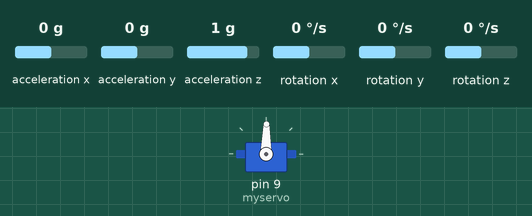
This sketch was run on a simulated Arduino Uno, built with avr-gcc and run on an emulated ATmega328P. On the bench: servo. The test bench sets the inputs (shaded band); at power-on: acceleration y 0 g, acceleration x 0 g, acceleration z 1 g, rotation x 0 °/s, rotation y 0 °/s, rotation z 0 °/s.

Above: at 1.2 s.
1.3 s: acceleration y set to -1.4 g
At 2.5 s:
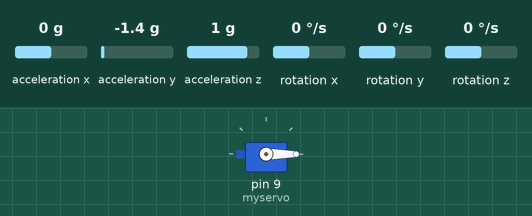
2.8 s: acceleration y set to -0.8 g
At 3.9 s:
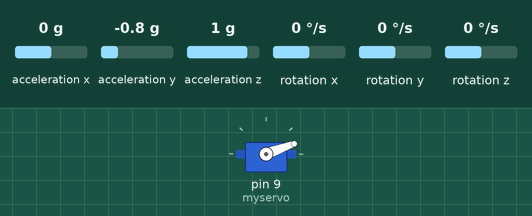
4.3 s: acceleration y set to 0.8 g
At 5.0 s:
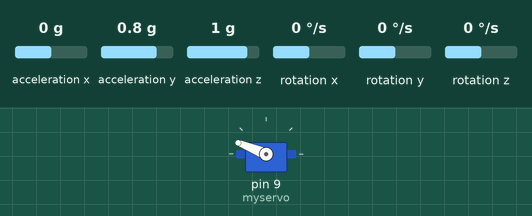
5.8 s: acceleration y set to 1.4 g
At 6.2 s:
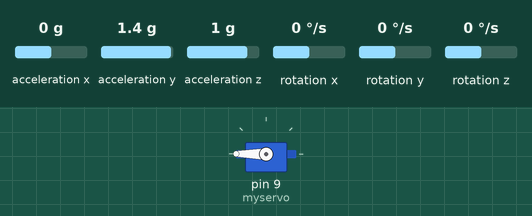
7.3 s: acceleration y set to 0 g
At 8.5 s:
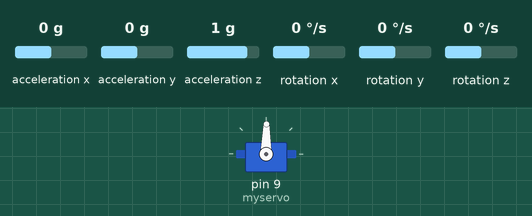
Timing chart, 0 to 9.8 s (numbered marks = the images above; inputs shaded):
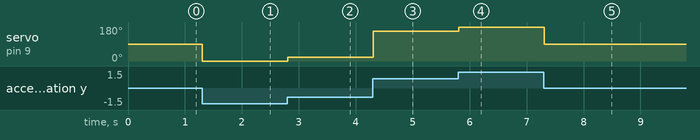

The sketch:

ServoOrientation.ino
```cpp
#include "Wire.h"
#include "I2Cdev.h"
#include "MPU6050.h"
#include "Servo.h"

MPU6050 mpu;

int16_t ax, ay, az;
int16_t gx, gy, gz;

Servo myservo;

int val;
int prevVal;

void setup()
{
    Wire.begin();
    Serial.begin(9600);
    mpu.initialize();
    myservo.attach(9);
}

void loop()
{
    mpu.getMotion6(&ax, &ay, &az, &gx, &gy, &gz);
    val = map(ay, -17000, 17000, 0, 179);
    if (abs(val - prevVal) > 20)
    {
        myservo.write(val);
        prevVal = val;
    }
}
```

Measured:
- after the input at 1.3 s, servo on pin 9 (myservo): 89° → 0° at once
- after the input at 2.8 s, servo on pin 9 (myservo): 0° → 20° at once
- after the input at 4.3 s, servo on pin 9 (myservo): 20° → 158° at once
- after the input at 5.8 s, servo on pin 9 (myservo): 158° → 180° at once
- after the input at 7.3 s, servo on pin 9 (myservo): 180° → 89° at once
